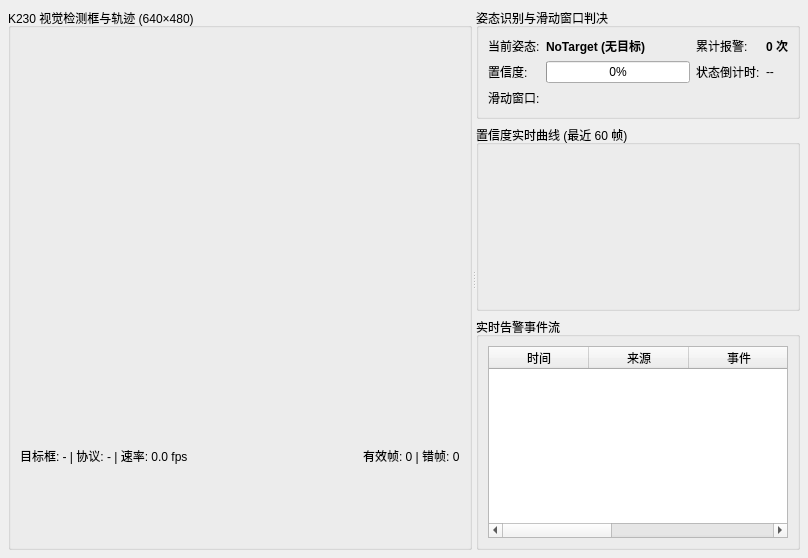
      <widget class="QWidget" name="tabMonitor">
       <attribute name="title">
        <string>实时监控大屏</string>
       </attribute>
       <layout class="QVBoxLayout" name="tabMonitorLayout">
        <property name="leftMargin">
         <number>8</number>
        </property>
        <property name="topMargin">
         <number>8</number>
        </property>
        <property name="rightMargin">
         <number>8</number>
        </property>
        <property name="bottomMargin">
         <number>8</number>
        </property>
        <item>
         <widget class="QSplitter" name="splitterMonitor">
          <property name="orientation">
           <enum>Qt::Orientation::Horizontal</enum>
          </property>
          <widget class="QGroupBox" name="groupVision">
           <property name="title">
            <string>K230 视觉检测框与轨迹 (640×480)</string>
           </property>
           <layout class="QVBoxLayout" name="visionLayout">
            <item>
             <widget class="qtfall::VisionCanvasWidget" name="canvasVision" native="true">
              <property name="minimumSize">
               <size>
                <width>440</width>
                <height>330</height>
               </size>
              </property>
             </widget>
            </item>
            <item>
             <layout class="QHBoxLayout" name="visionMetaLayout">
              <item>
               <widget class="QLabel" name="lblBboxInfo">
                <property name="text">
                 <string>目标框: - | 协议: - | 速率: 0.0 fps</string>
                </property>
               </widget>
              </item>
              <item>
               <spacer name="visionMetaSpacer">
                <property name="orientation">
                 <enum>Qt::Orientation::Horizontal</enum>
                </property>
                <property name="sizeHint" stdset="0">
                 <size>
                  <width>20</width>
                  <height>20</height>
                 </size>
                </property>
               </spacer>
              </item>
              <item>
               <widget class="QLabel" name="lblFrameStats">
                <property name="text">
                 <string>有效帧: 0 | 错帧: 0</string>
                </property>
               </widget>
              </item>
             </layout>
            </item>
           </layout>
          </widget>
          <widget class="QWidget" name="widgetMonitorRight" native="true">
           <layout class="QVBoxLayout" name="monitorRightLayout">
            <property name="leftMargin">
             <number>0</number>
            </property>
            <property name="topMargin">
             <number>0</number>
            </property>
            <property name="rightMargin">
             <number>0</number>
            </property>
            <property name="bottomMargin">
             <number>0</number>
            </property>
            <item>
             <widget class="QGroupBox" name="groupKpi">
              <property name="title">
               <string>姿态识别与滑动窗口判决</string>
              </property>
              <layout class="QGridLayout" name="kpiGridLayout">
               <item row="0" column="0">
                <widget class="QLabel" name="lblPoseTitle">
                 <property name="text">
                  <string>当前姿态:</string>
                 </property>
                </widget>
               </item>
               <item row="0" column="1">
                <widget class="QLabel" name="lblPoseValue">
                 <property name="font">
                  <font>
                   <bold>true</bold>
                  </font>
                 </property>
                 <property name="text">
                  <string>NoTarget (无目标)</string>
                 </property>
                </widget>
               </item>
               <item row="0" column="2">
                <widget class="QLabel" name="lblAlarmCountTitle">
                 <property name="text">
                  <string>累计报警:</string>
                 </property>
                </widget>
               </item>
               <item row="0" column="3">
                <widget class="QLabel" name="lblAlarmCountValue">
                 <property name="font">
                  <font>
                   <bold>true</bold>
                  </font>
                 </property>
                 <property name="text">
                  <string>0 次</string>
                 </property>
                </widget>
               </item>
               <item row="1" column="0">
                <widget class="QLabel" name="lblConfTitle">
                 <property name="text">
                  <string>置信度:</string>
                 </property>
                </widget>
               </item>
               <item row="1" column="1">
                <widget class="QProgressBar" name="progressConfidence">
                 <property name="value">
                  <number>0</number>
                 </property>
                 <property name="format">
                  <string>%p%</string>
                 </property>
                </widget>
               </item>
               <item row="1" column="2">
                <widget class="QLabel" name="lblHoldTitle">
                 <property name="text">
                  <string>状态倒计时:</string>
                 </property>
                </widget>
               </item>
               <item row="1" column="3">
                <widget class="QLabel" name="lblHoldValue">
                 <property name="text">
                  <string>--</string>
                 </property>
                </widget>
               </item>
               <item row="2" column="0">
                <widget class="QLabel" name="lblWindowTitle">
                 <property name="text">
                  <string>滑动窗口:</string>
                 </property>
                </widget>
               </item>
               <item row="2" column="1" colspan="3">
                <widget class="qtfall::WindowSlotsWidget" name="widgetWindowSlots" native="true"/>
               </item>
              </layout>
             </widget>
            </item>
            <item>
             <widget class="QGroupBox" name="groupChart">
              <property name="title">
               <string>置信度实时曲线 (最近 60 帧)</string>
              </property>
              <layout class="QVBoxLayout" name="chartLayout">
               <item>
                <widget class="qtfall::ConfidenceChartWidget" name="chartConfidence" native="true">
                 <property name="minimumSize">
                  <size>
                   <width>300</width>
                   <height>145</height>
                  </size>
                 </property>
                </widget>
               </item>
              </layout>
             </widget>
            </item>
            <item>
             <widget class="QGroupBox" name="groupQuickEvents">
              <property name="title">
               <string>实时告警事件流</string>
              </property>
              <layout class="QVBoxLayout" name="quickEventsLayout">
               <item>
                <widget class="QTableWidget" name="tableRecentEvents">
                 <property name="editTriggers">
                  <set>QAbstractItemView::EditTrigger::NoEditTriggers</set>
                 </property>
                 <property name="selectionBehavior">
                  <enum>QAbstractItemView::SelectionBehavior::SelectRows</enum>
                 </property>
                 <property name="columnCount">
                  <number>5</number>
                 </property>
                 <attribute name="horizontalHeaderStretchLastSection">
                  <bool>true</bool>
                 </attribute>
                 <column>
                  <property name="text">
                   <string>时间</string>
                  </property>
                 </column>
                 <column>
                  <property name="text">
                   <string>来源</string>
                  </property>
                 </column>
                 <column>
                  <property name="text">
                   <string>事件</string>
                  </property>
                 </column>
                 <column>
                  <property name="text">
                   <string>置信度</string>
                  </property>
                 </column>
                 <column>
                  <property name="text">
                   <string>详情</string>
                  </property>
                 </column>
                </widget>
               </item>
              </layout>
             </widget>
            </item>
           </layout>
          </widget>
         </widget>
        </item>
       </layout>
      </widget>
